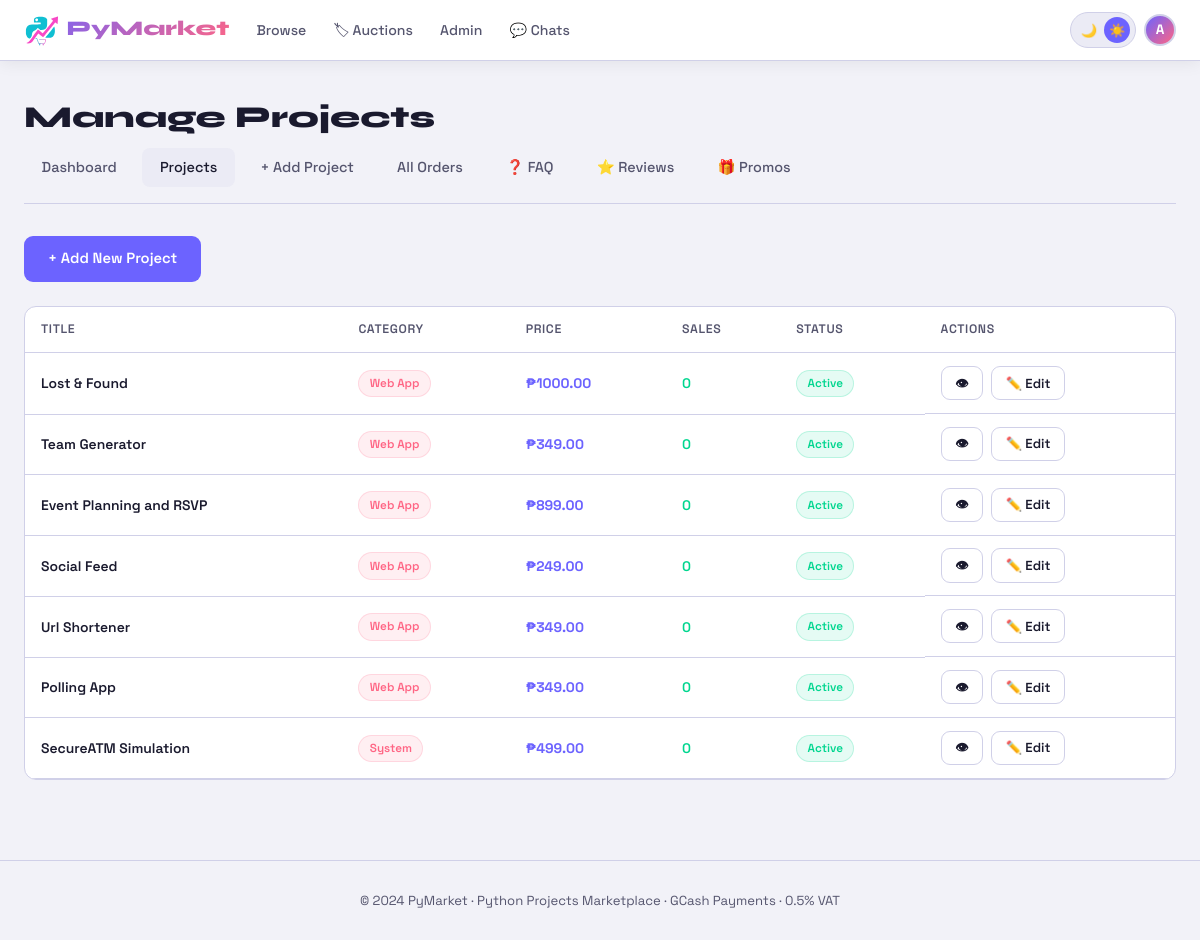
Screenshot of /admin/projects (signed in) with the database file from the repository.
### tables this page shows
CREATE TABLE projects (
                id INTEGER PRIMARY KEY AUTOINCREMENT,
                title TEXT NOT NULL,
                description TEXT NOT NULL,
                price REAL NOT NULL,
                tech_stack TEXT,
                category TEXT,
                file_path TEXT,
                is_active INTEGER DEFAULT 1,
                created_at TEXT DEFAULT CURRENT_TIMESTAMP
            , original_price REAL, discount_percent REAL DEFAULT 0, view_count INTEGER DEFAULT 0);

### app.py (the view)
@app.route('/admin/projects')
@login_required
@admin_required
def admin_projects():
    db = get_db()
    projects = db.execute('''
        SELECT p.*, COUNT(DISTINCT o.id) as sales, GROUP_CONCAT(DISTINCT u.username) as buyer_names
        FROM projects p
        LEFT JOIN orders o ON p.id=o.project_id AND o.status='approved'
        LEFT JOIN users u ON o.user_id=u.id
        GROUP BY p.id ORDER BY p.created_at DESC
    ''').fetchall()
    return render_template('admin/projects.html', projects=projects)

### app.py (called while the page is built)
@app.after_request
def add_security_headers(response):
    response.headers['X-Frame-Options'] = 'SAMEORIGIN'
    response.headers['X-Content-Type-Options'] = 'nosniff'
    response.headers['Referrer-Policy'] = 'strict-origin-when-cross-origin'
    response.headers['Content-Security-Policy'] = (
        "default-src 'self'; "
        "script-src 'self' 'unsafe-inline'; "
        "style-src 'self' 'unsafe-inline' https://fonts.googleapis.com; "
        "font-src https://fonts.gstatic.com; "
        "img-src 'self' data: https://api.qrserver.com; "
    )
    return response

def get_db():
    conn = sqlite3.connect(DB_PATH)
    conn.row_factory = sqlite3.Row
    return conn

def login_required(f):
    @wraps(f)
    def decorated(*args, **kwargs):
        if 'user_id' not in session:
            flash('login_required')
            return redirect(url_for('login', next=request.url))
        return f(*args, **kwargs)
    return decorated

def admin_required(f):
    @wraps(f)
    def decorated(*args, **kwargs):
        if not session.get('is_admin'):
            return redirect(url_for('index'))
        return f(*args, **kwargs)
    return decorated

### templates/admin/projects.html (shortened to what this page needs)
{% extends 'base.html' %}
{% block content %}
<div class="container">
  <h1 class="page-title">Manage Projects</h1>
  <div class="admin-nav">
    <a href="{{ url_for('admin_dashboard') }}">Dashboard</a>
    <a href="{{ url_for('admin_projects') }}" class="active">Projects</a>
    <a href="{{ url_for('admin_add_project') }}">+ Add Project</a>
    <a href="{{ url_for('admin_orders') }}">All Orders</a>
    <a href="{{ url_for('admin_faq') }}">❓ FAQ</a>
    <a href="{{ url_for('admin_reviews') }}">⭐ Reviews</a>
    <a href="{{ url_for('admin_promos') }}">🎁 Promos</a>
  </div>
  <a href="{{ url_for('admin_add_project') }}" class="btn btn-primary" style="margin-bottom:1.5rem">+ Add New Project</a>
  <div class="table-wrap" style="background:var(--surface);border:1px solid var(--border);border-radius:12px;overflow:hidden">
    <table>
      <thead><tr><th>Title</th><th>Category</th><th>Price</th><th>Sales</th><th>Status</th><th>Actions</th></tr></thead>
      <tbody>
        {% for p in projects %}
        <tr>
          <td style="font-weight:600">{{ p['title'] }}</td>
          <td>{% if p['category'] %}<span class="badge badge-cat">{{ p['category'] }}</span>{% else %}—{% endif %}</td>
          <td style="font-weight:700;color:var(--accent)">₱{{ "%.2f"|format(p['price']) }}</td>
          <td style="color:var(--green);font-weight:600">{{ p['sales'] }}</td>
          <td>{% if p['is_active'] %}<span class="badge badge-green">Active</span>{% else %}<span class="badge badge-red">Hidden</span>{% endif %}</td>
          <td style="display:flex;gap:.5rem">
            <a href="{{ url_for('project_detail', pid=p['id']) }}" class="btn btn-outline btn-sm" target="_blank">👁</a>
            <a href="{{ url_for('admin_edit_project', pid=p['id']) }}" class="btn btn-outline btn-sm">✏️ Edit</a>
          </td>
        </tr>
        {% endfor %}
      </tbody>
    </table>
  </div>
</div>
{% endblock %}

### templates/base.html (style rules this page uses)
[data-theme="light"] { --bg:#f2f2f8;--surface:#ffffff;--surface2:#ebebf5;--border:#d0d0e8;--text:#1a1a2e;--muted:#55556e;--shadow:rgba(0,0,0,.07);--card-shadow:rgba(108,99,255,.1) }
:root { --accent:#6c63ff;--accent2:#ff6584;--green:#00d68f;--yellow:#ffd166;--font:'Space Grotesk',sans-serif;--mono:'JetBrains Mono',monospace;--display:'Syne',sans-serif }
* { margin:0;padding:0;box-sizing:border-box }
html { scroll-behavior:smooth }
body { background:var(--bg);color:var(--text);font-family:var(--font);min-height:100vh;line-height:1.6;transition:background .25s,color .25s }
a { color:inherit;text-decoration:none }
.container { max-width:1280px;margin:0 auto;padding:2rem 1.5rem }
.page-title { font-family:var(--display);font-size:1.9rem;font-weight:800;margin-bottom:.4rem }
.badge { font-size:.73rem;font-weight:600;padding:.22rem .65rem;border-radius:99px;display:inline-block }
.badge-cat { background:rgba(255,101,132,.1);color:var(--accent2);border:1px solid rgba(255,101,132,.18) }
.badge-green { background:rgba(0,214,143,.1);color:var(--green);border:1px solid rgba(0,214,143,.2) }
.btn { display:inline-flex;align-items:center;justify-content:center;gap:.45rem;padding:.7rem 1.5rem;border-radius:9px;font-family:var(--font);font-size:.92rem;font-weight:600;cursor:pointer;border:none;transition:.2s;text-align:center }
.btn-primary { background:var(--accent);color:#fff }
.btn-outline { background:transparent;border:1px solid var(--border);color:var(--text) }
.btn-sm { padding:.35rem .85rem;font-size:.82rem }
.table-wrap { overflow-x:auto;-webkit-overflow-scrolling:touch }
table { width:100%;border-collapse:collapse;min-width:500px }
th,td { padding:.8rem 1rem;text-align:left;border-bottom:1px solid var(--border);font-size:.87rem }
th { font-size:.77rem;font-weight:600;letter-spacing:.05em;color:var(--muted);text-transform:uppercase;white-space:nowrap }
.admin-nav { display:flex;gap:.4rem;margin-bottom:1.8rem;border-bottom:1px solid var(--border);padding-bottom:.9rem;flex-wrap:wrap }
.admin-nav a { padding:.45rem 1rem;border-radius:8px;font-size:.87rem;font-weight:500;color:var(--muted);transition:.2s;white-space:nowrap }
.admin-nav a:hover,.admin-nav a.active { background:var(--surface2);color:var(--text) }

### templates/admin/projects.html (style rules this page uses)
.admin-nav { display:flex;gap:.5rem;margin-bottom:2rem;border-bottom:1px solid var(--border);padding-bottom:1rem }
.admin-nav a { padding:.5rem 1.1rem;border-radius:8px;font-size:.9rem;font-weight:500;color:var(--muted);transition:.2s }
.admin-nav a:hover,.admin-nav a.active { background:var(--surface2);color:var(--text) }

### rows the page displays
projects: title "Lost & Found", category "Web App", price "1000.00", sales "0", is_active "Active"
projects: title "Team Generator", category "Web App", price "349.00", sales "0", is_active "Active"
projects: title "Event Planning and RSVP", category "Web App", price "899.00", sales "0", is_active "Active"
projects: title "Social Feed", category "Web App", price "249.00", sales "0", is_active "Active"
projects: title "Url Shortener", category "Web App", price "349.00", sales "0", is_active "Active"
projects: title "Polling App", category "Web App", price "349.00", sales "0", is_active "Active"
projects: title "SecureATM Simulation", category "System", price "499.00", sales "0", is_active "Active"

### other values shown
{{ session.username[0].upper() }} "A"
